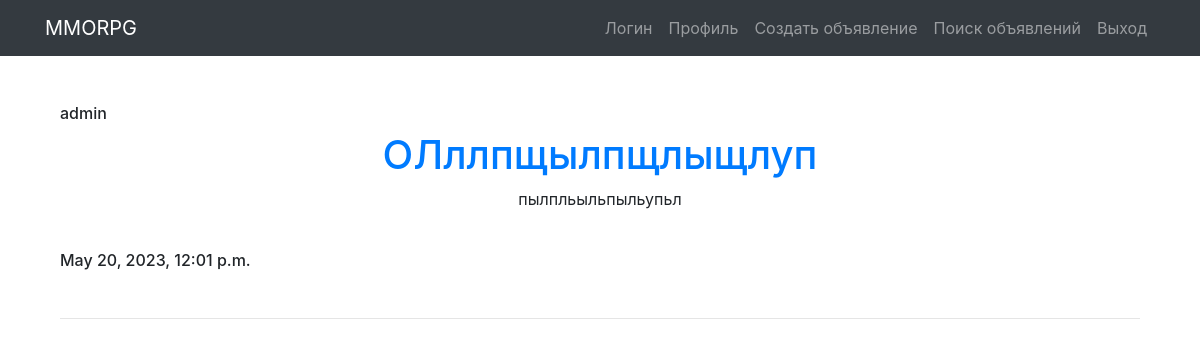
The page / on the database its author committed.
### appmmo/models.py (models this page shows, shortened)
class Advertisement(models.Model):
    tank = 'TK'
    heal = 'HL'
    dd = 'DD'
    trader = 'TD'
    guild_masters = 'GM'
    quest_giver = 'KG'
    blacksmith = 'BS'
    the_tanner = 'TR'
    potions_master = 'PM'
    master_of_spells = 'SP'
    CATEGORY_CHOIESES = (
        (tank, ('Танки')),
        (heal, ('Хилы')),
        (dd, ('ДД')),
        (trader, ('Торговец')),
        (guild_masters, ('Гилдмастер')),
        (quest_giver, ('Квестгивер')),
        (blacksmith, ('Кузнец')),
        (the_tanner, ('Кожевник')),
        (potions_master, ('Зельевар')),
        (master_of_spells, ('Мастер заклинаний')),
    )
    author = models.ForeignKey(User, on_delete=models.CASCADE)
    heading = models.CharField(max_length=128, help_text=('Название объявления'))
    text = models.TextField(help_text=('Это текст объявления'))
    classType = models.CharField(max_length=2, choices=CATEGORY_CHOIESES, help_text=('Тип класса'))
    image = models.ImageField(max_length=255,  upload_to=user_directory_path, null=True, blank=True)
    dateCreation = models.DateTimeField(auto_now_add=True)

### appmmo/views.py (the view)
# urls.py: path('', AdvertisementView.as_view(), name='advertisement'),
class AdvertisementView(ListView):
    model = Advertisement
    template_name = 'Advertisement.html'
    context_object_name = 'advertisements'
    paginate_by = 10
    ordering = ['-dateCreation']
    def get_queryset(self):
        queryset = super().get_queryset()
        self.filterset = AdvertisementFilter(self.request.GET, queryset)
        return self.filterset.qs

### templates/Advertisement.html (shortened to what this page needs)
{% extends 'flatpages/default.html' %}
{% block content %}
{% for i in advertisements %}
<div class="container">
     <h6 class="author">{{ i.author }}</h6>
  <a href="{% url 'advertisement_detail' i.pk %}">
    <h1>{{ i.heading }}</h1>
  </a>
  <p>{{ i.text }}</p>
 <br> <h6 class="data">{{ i.dateCreation }}</h6> </br>
    <hr>
</div>
{% endfor %}
{% endblock content %}

### templates/Advertisement.html (style rules this page uses)
.author { text-align: left; }
.data { text-align: left; }

### rows shown on the page
Advertisement: author "admin", heading "ОЛллпщылпщлыщлуп", text "пылпльыльпыльупьл", dateCreation "May 20, 2023, 12:01 p.m."
